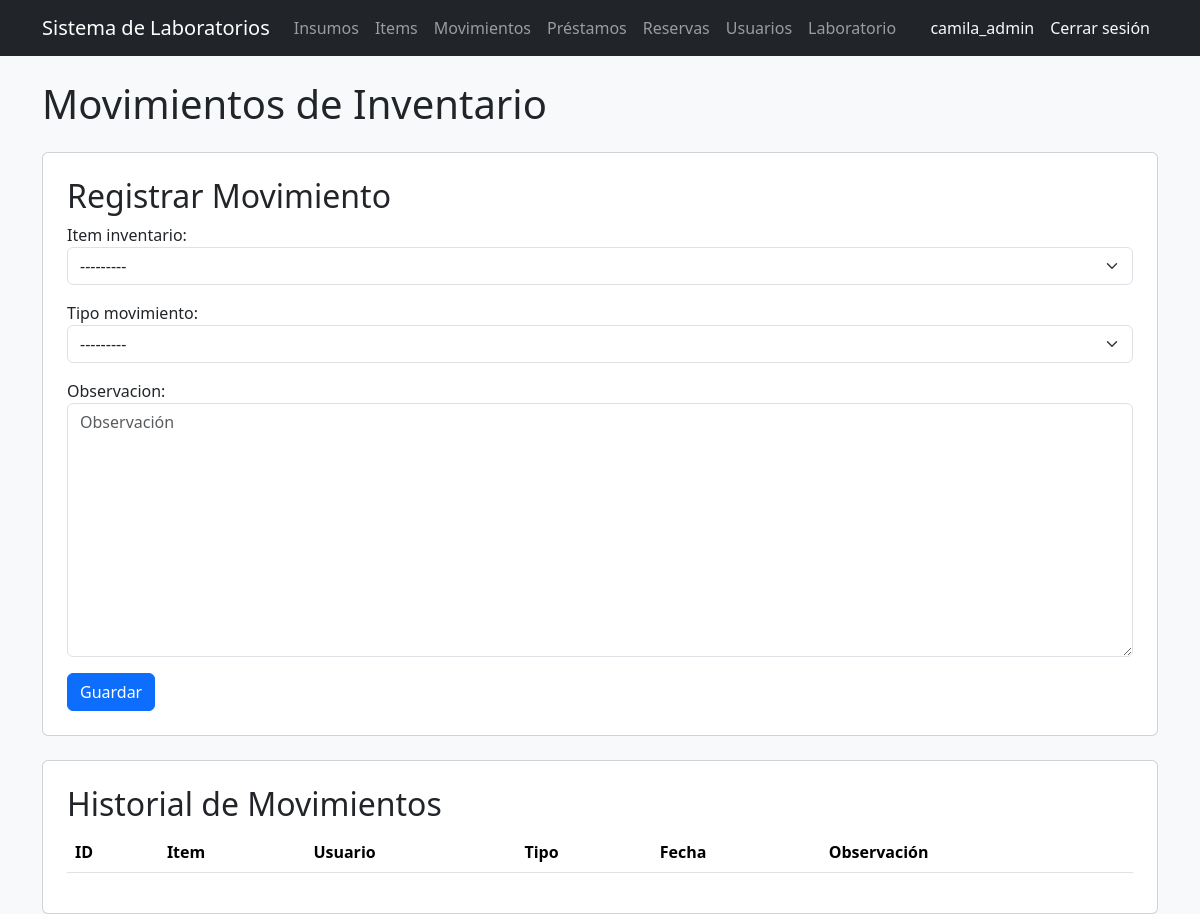
Before: /inventario/movimientos/ (signed in) with the older database file.
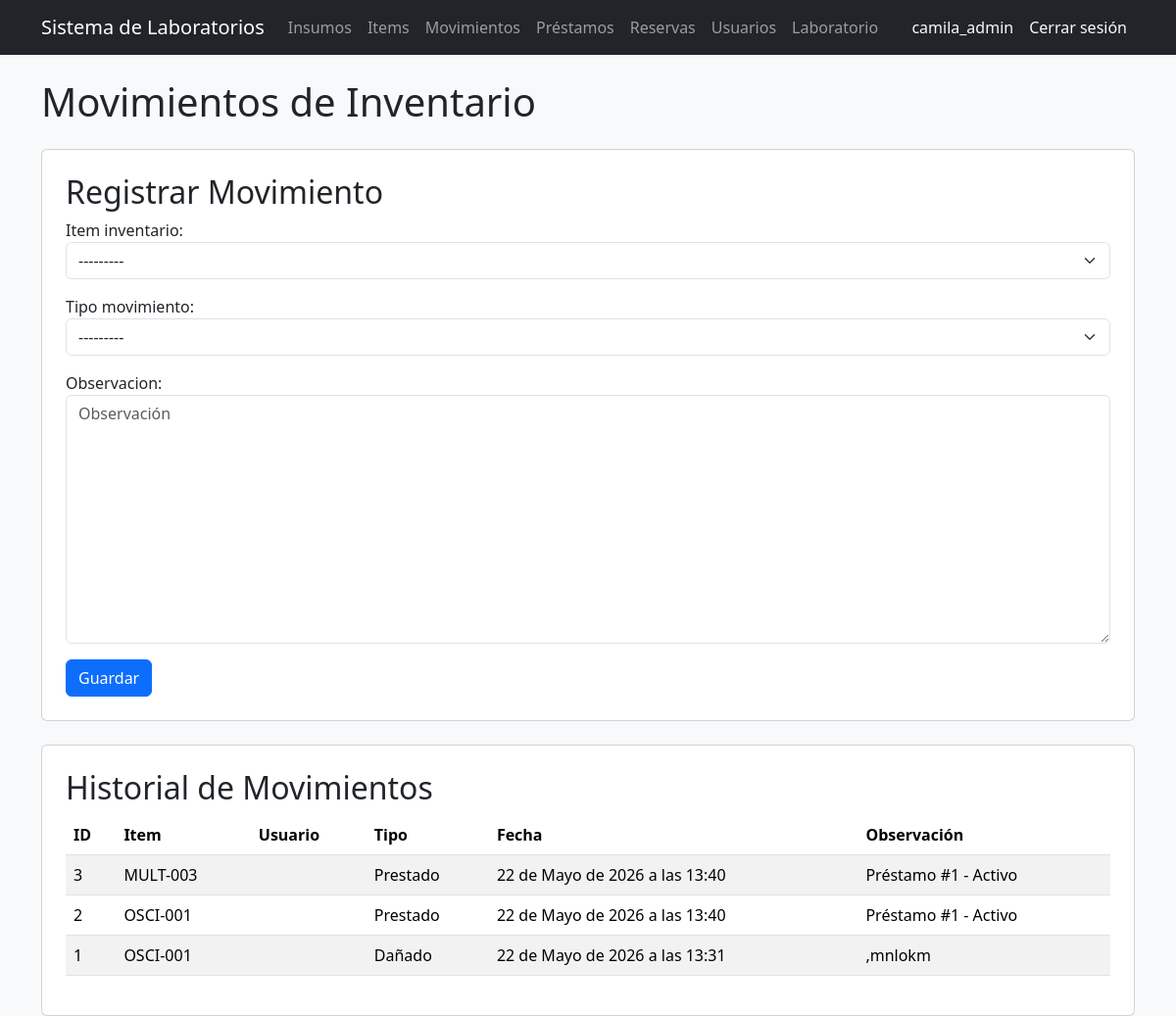
After: the same page with the newer database file.
### users/models.py (models this page shows, shortened)
class Usuario(AbstractUser):
    codigo = models.CharField(max_length=50, unique=True, blank=True)
    programa = models.CharField(max_length=100, blank=True)
    rol = models.ForeignKey(
        Rol,
        on_delete=models.CASCADE,
        null=True,
        blank=True
    )

### inventario/models.py (models this page shows, shortened)
class MovimientoInventario(models.Model):
    item_inventario = models.ForeignKey(
        ItemInventario,
        on_delete=models.CASCADE
    )
    usuario = models.ForeignKey(
        'users.Usuario',
        on_delete=models.CASCADE
    )
    tipo_movimiento = models.ForeignKey(
    TipoMovimiento,
    on_delete=models.CASCADE
)
    fecha = models.DateTimeField(auto_now_add=True)
    observacion = models.TextField(blank=True)

class ItemInventario(models.Model):
    codigo = models.CharField(max_length=50, unique=True)
    insumo = models.ForeignKey(
        Insumo,
        on_delete=models.CASCADE,
        related_name='items'
    )
    estado = models.ForeignKey(
        EstadoItem,
        on_delete=models.CASCADE
    )
    laboratorio = models.ForeignKey(
        'laboratorio.Laboratorio',
        on_delete=models.SET_NULL,
        null=True,
        blank=True
    )
    fecha_registro = models.DateTimeField(auto_now_add=True)
    updated_by = models.ForeignKey(
        'users.Usuario',
        on_delete=models.CASCADE,
        null=True,
        blank=True
    )
    def __str__(self):
        return self.codigo

class TipoMovimiento(models.Model):
    nombre = models.CharField(max_length=50)
    def __str__(self):
        return self.nombre

### inventario/views.py (the view)
# urls.py: path('movimientos/', movimientos_inventario),
@rol_requerido('Administrador', 'Encargado')
def movimientos_inventario(request):
    if request.method == 'POST':
        form = MovimientoInventarioForm(request.POST)
        if form.is_valid():
            movimiento = form.save(commit=False)
            movimiento.usuario = request.user
            movimiento.save()
            return redirect('/inventario/movimientos/')
    else:
        form = MovimientoInventarioForm()
    movimientos = MovimientoInventario.objects.all().order_by('-fecha')
    return render(
        request,
        'inventario/movimientos.html',
        {
            'form': form,
            'movimientos': movimientos
        }
    )

### inventario/forms.py
class MovimientoInventarioForm(forms.ModelForm):
    class Meta:
        model = MovimientoInventario
        fields = [
        'item_inventario',
        'tipo_movimiento',
        'observacion'
]
        widgets = {
            'item_inventario': forms.Select(
                attrs={
                    'class': 'form-select'
                }
            ),
            'tipo_movimiento': forms.Select(
                attrs={
                    'class': 'form-select'
                }
            ),
            'observacion': forms.Textarea(
                attrs={
                    'class': 'form-control',
                    'placeholder': 'Observación'
                }
            )
        }

### inventario/templates/inventario/movimientos.html (shortened to what this page needs)
{% extends 'inventario/base.html' %}
{% block contenido %}
<h1 class="mb-4">
    Movimientos de Inventario
</h1>
<div class="card p-4 mb-4">
    <h2>Registrar Movimiento</h2>
    <form method="POST">
        {{ form.as_p }}
        <button
            type="submit"
            class="btn btn-primary"
        >
            Guardar
        </button>
    </form>
</div>
<div class="card p-4">
    <h2>Historial de Movimientos</h2>
    <table class="table table-striped">
        <thead>
            <tr>
                <th>ID</th>
                <th>Item</th>
                <th>Usuario</th>
                <th>Tipo</th>
                <th>Fecha</th>
                <th>Observación</th>
            </tr>
        </thead>
        <tbody>
            {% for movimiento in movimientos %}
            <tr>
                <td>{{ movimiento.id }}</td>
                <td>
                    {{ movimiento.item_inventario.codigo }}
                </td>
                <td>
                </td>
                <td>
                    {{ movimiento.tipo_movimiento.nombre }}
                </td>
                <td>
                    {{ movimiento.fecha }}
                </td>
                <td>
                    {{ movimiento.observacion }}
                </td>
            </tr>
            {% endfor %}
        </tbody>
    </table>
</div>
{% endblock %}

### inventario/templates/inventario/base.html
{% extends 'base_general.html' %}

### templates/base_general.html (shortened to what this page needs)
<!DOCTYPE html>
<html lang="es">
<head>
    <link
        href="https://cdn.jsdelivr.net/npm/bootstrap@5.3.3/dist/css/bootstrap.min.css"
        rel="stylesheet"
    >
</head>
<body class="bg-light">
    <nav class="navbar navbar-expand-lg navbar-dark bg-dark">
    <div class="container">
        <a class="navbar-brand" href="/">Sistema de Laboratorios</a>
        <div class="navbar-nav">
    {% if user.rol.nombre == 'Administrador' %}
        <a class="nav-link" href="/inventario/">Insumos</a>
        <a class="nav-link" href="/inventario/items/">Items</a>
        <a class="nav-link" href="/inventario/movimientos/">Movimientos</a>
        <a class="nav-link" href="/prestamos/">Préstamos</a>
        <a class="nav-link" href="/reservas/">Reservas</a>
        <a class="nav-link" href="/usuarios/">Usuarios</a>
        <a class="nav-link" href="/laboratorio/">Laboratorio</a>
    {% elif user.rol.nombre == 'Encargado' %}
        <a class="nav-link" href="/inventario/items/">Items</a>
        <a class="nav-link" href="/inventario/movimientos/">Movimientos</a>
        <a class="nav-link" href="/prestamos/">Préstamos</a>
        <a class="nav-link" href="/reservas/">Reservas</a>
        <a class="nav-link" href="/laboratorio/">Laboratorio</a>
    {% elif user.rol.nombre == 'Docente' %}
        <a class="nav-link" href="/reservas/">Reservas</a>
        <a class="nav-link" href="/prestamos/">Préstamos</a>
    {% elif user.rol.nombre == 'Estudiante' %}
        <a class="nav-link" href="/reservas/">Reservas</a>
    {% endif %}
</div>
        <div class="navbar-nav ms-auto">
    {% if user.is_authenticated %}
    <span class="nav-link text-light">{{ user.username }}</span>
    <form method="POST" action="/logout/">
        <button type="submit" class="btn btn-link nav-link text-light">
            Cerrar sesión
        </button>
    </form>
    {% endif %}
</div>
</nav>
    <div class="container mt-4">
        {% block contenido %}
        {% endblock %}
    </div>
</body>
</html>

Changed rows visible on the page:
added MovimientoInventario: id "3", item_inventario.codigo "MULT-003", tipo_movimiento.nombre "Prestado", fecha "22 de Mayo de 2026 a las 13:40", observacion "Préstamo #1 - Activo"
added MovimientoInventario: id "2", item_inventario.codigo "OSCI-001", tipo_movimiento.nombre "Prestado", fecha "22 de Mayo de 2026 a las 13:40", observacion "Préstamo #1 - Activo"
added MovimientoInventario: id "1", item_inventario.codigo "OSCI-001", tipo_movimiento.nombre "Dañado", fecha "22 de Mayo de 2026 a las 13:31", observacion ",mnlokm"
